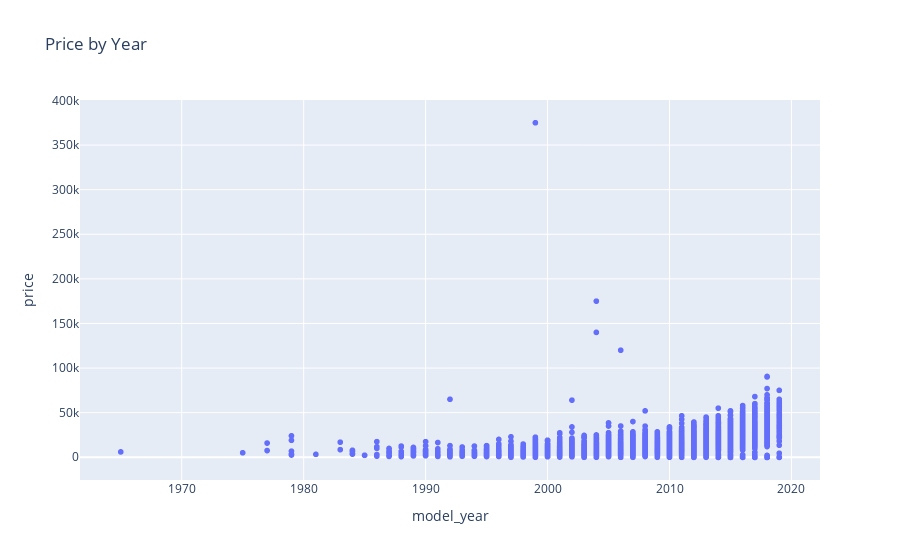

Write notebook code for a chart like this one.
### Markdown cell above
Above you will see the data is cleaned up containing the correct Dtype format and zero for null values.

### Code cell
# Plotly Express Scatter Plot
price_by_year = px.scatter(data_car_sales, y='price',x='model_year', title='Price by Year'
)
price_by_year

### Figure 1 — Plotly figure (JSON) as saved in the notebook; plotly's stock layout.template omitted (floating-point values rounded to 4 significant figures; data arrays with more than 128 entries replaced by an {"elided": "..."} marker saying what was removed)
{"data": [{"hovertemplate": "model_year=%{x}<br>price=%{y}<extra></extra>", "legendgroup": "", "marker": {"color": "#636efa", "symbol": "circle"}, "mode": "markers", "name": "", "showlegend": false, "type": "scattergl", "x": {"elided": "14852 int values"}, "xaxis": "x", "y": {"elided": "14852 int values"}, "yaxis": "y"}], "layout": {"legend": {"tracegroupgap": 0}, "title": {"text": "Price by Year"}, "xaxis": {"anchor": "y", "domain": [0, 1], "title": {"text": "model_year"}}, "yaxis": {"anchor": "x", "domain": [0, 1], "title": {"text": "price"}}}}
